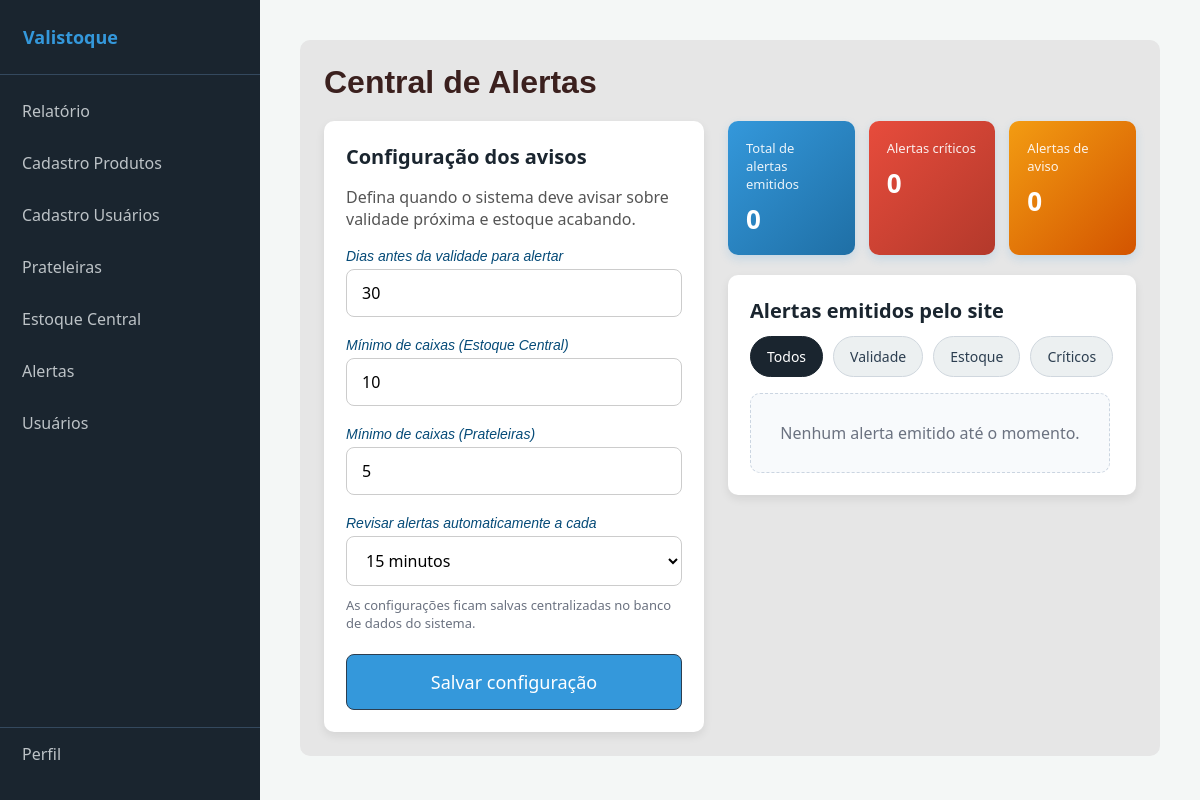
The page /paginas/alertas.php on the database its author committed.
### tables this page shows
CREATE TABLE `alertas` (
  `id` int NOT NULL AUTO_INCREMENT,
  `dias_antes_validade` int NOT NULL DEFAULT '30',
  `caixas_minimas_central` int NOT NULL DEFAULT '10',
  `caixas_minimas_prateleira` int NOT NULL DEFAULT '5',
  `intervalo_minutos` int NOT NULL DEFAULT '15',
  `updated_at` datetime NOT NULL DEFAULT CURRENT_TIMESTAMP ON UPDATE CURRENT_TIMESTAMP,
  `id_estoque_fk` int DEFAULT NULL,
  PRIMARY KEY (`id`),
  KEY `id_estoque_idx` (`id_estoque_fk`),
  CONSTRAINT `id_estoque` FOREIGN KEY (`id_estoque_fk`) REFERENCES `estoque` (`id_estoque`)
);

### paginas/alertas.php (the view, shortened to what this page needs)
<?php
require_once __DIR__ . "/../php/config.php";
try {
    $stmt = $pdo->query("SELECT * FROM alertas WHERE id = 1");
    $dados_atuais = $stmt->fetch(PDO::FETCH_ASSOC);
} catch (PDOException $e) {
    $dados_atuais = null;
}
?>
<!DOCTYPE html>
<html lang="pt-BR">
<head>
    <link rel="stylesheet" href="../css/style.css">
    <link rel="stylesheet" href="../css/alertas.css">
</head>
<body>
<nav class="nav">
    <div class="header-nav">Valistoque</div>
    <ul>
        <li><a href="relatorio.html">Relatório</a></li>
        <li><a href="produtos.php">Cadastro Produtos</a></li>
        <li><a href="usuarios.php">Cadastro Usuários</a></li>
        <li><a href="prateleira.html">Prateleiras</a></li>
        <li><a href="estoque.php">Estoque Central</a></li>
        <li><a href="alertas.php">Alertas</a></li>
        <li><a href="ListaUsuarios.php">Usuários</a></li>
        <li style="margin-top: auto; border-top: 1px solid #34495e;">
            <a href="perfil.html">Perfil</a>
        </li>
    </ul>
</nav>
<main>
    <div id="secao-alertas">
        <div class="alertas-page">
            <div class="secao-header">
                <h1>Central de Alertas</h1>
            </div>
            <div class="alertas-grid">
                <div class="alertas-card">
                    <h2>Configuração dos avisos</h2>
                    <p>Defina quando o sistema deve avisar sobre validade próxima e estoque acabando.</p>
                    <form method="POST" action="alertas.php" id="form-config-alertas">
                        <label for="dias-alerta-validade">Dias antes da validade para alertar</label>
                        <input type="number" id="dias-alerta-validade" name="dias_antes_validade" min="1" required
                               value="<?php echo htmlspecialchars($dados_atuais['dias_antes_validade'] ?? '30'); ?>">
                        <label for="caixas-alerta-central">Mínimo de caixas (Estoque Central)</label>
                        <input type="number" id="caixas-alerta-central" name="caixas_minimas_central" min="1" required
                               value="<?php echo htmlspecialchars($dados_atuais['caixas_minimas_central'] ?? '10'); ?>">
                        <label for="caixas-alerta-prateleira">Mínimo de caixas (Prateleiras)</label>
                        <input type="number" id="caixas-alerta-prateleira" name="caixas_minimas_prateleira" min="1" required
                               value="<?php echo htmlspecialchars($dados_atuais['caixas_minimas_prateleira'] ?? '5'); ?>">
                        <label for="intervalo-alerta">Revisar alertas automaticamente a cada</label>
                        <select id="intervalo-alerta" name="intervalo_minutos" required>
                            <?php
                            $opcoes_minutos = [5, 10, 15, 30, 60];
                            $intervalo_salvo = (int)($dados_atuais['intervalo_minutos'] ?? 15);
                            foreach ($opcoes_minutos as $min):
                                $selected = ($intervalo_salvo === $min) ? 'selected' : '';
                                echo "<option value='$min' $selected>$min minutos</option>";
                            endforeach;
                            ?>
                        </select>
                        <div class="texto-auxiliar">As configurações ficam salvas centralizadas no banco de dados do sistema.</div>
                        <button type="submit">Salvar configuração</button>
                    </form>
                </div>
                <div>
                    <div class="alertas-resumo">
                        <div class="resumo-box">
                            <span>Total de alertas emitidos</span>
                            <strong id="resumo-total-alertas">0</strong>
                        </div>
                        <div class="resumo-box alerta-critico">
                            <span>Alertas críticos</span>
                            <strong id="resumo-alertas-criticos">0</strong>
                        </div>
                        <div class="resumo-box alerta-aviso">
                            <span>Alertas de aviso</span>
                            <strong id="resumo-alertas-aviso">0</strong>
                        </div>
                    </div>
                    <div class="historico-alertas">
                        <div class="historico-header">
                            <h2>Alertas emitidos pelo site</h2>
                            <div class="filtros-alerta">
                                <button type="button" class="filtro-btn ativo" data-filtro="todos" onclick="filtrarAlertas('todos')">Todos</button>
                                <button type="button" class="filtro-btn" data-filtro="validade" onclick="filtrarAlertas('validade')">Validade</button>
                                <button type="button" class="filtro-btn" data-filtro="estoque" onclick="filtrarAlertas('estoque')">Estoque</button>
                                <button type="button" class="filtro-btn" data-filtro="critico" onclick="filtrarAlertas('critico')">Críticos</button>
                            </div>
                        </div>
                        <div class="lista-alertas-completa" id="lista-alertas-completa"></div>
                    </div>
                </div>
            </div>
        </div>
    </div>
</main>
</body>
</html>

### css/style.css (style rules this page uses)
* { margin: 0; padding: 0; box-sizing: border-box; font-family: 'Segoe UI', Tahoma, Geneva, Verdana, sans-serif; }
body { background-color: #f4f7f6; padding-left: 260px; }
.nav { width: 260px; height: 100vh; background-color: #1a252f; position: fixed; left: 0; top: 0; z-index: 1000; display: flex; flex-direction: column; }
.header-nav { padding: 25px 23px; color: #3498db; font-size: 18px; font-weight: bold; border-bottom: 1px solid #34495e; }
.nav ul { list-style: none; margin-top: 10px; display: flex; flex-direction: column; flex-grow: 1; padding-bottom: 20px; }
.nav ul li a { display: block; color: #bdc3c7; padding: 15px 22px; text-decoration: none; transition: all 0.3s ease; cursor: pointer; }

### css/alertas.css (style rules this page uses)
main { padding: 40px; }
.alertas-page { background-color: #e6e6e6; padding: 24px; border-radius: 10px; }
.alertas-grid { display: grid; grid-template-columns: minmax(320px, 380px) 1fr; gap: 24px; align-items: start; }
.alertas-card { background: #fff; border-radius: 10px; padding: 22px; box-shadow: 0 4px 10px rgba(0,0,0,0.08); }
.alertas-card h2 { font-size: 20px; margin-bottom: 16px; color: #1a252f; }
.alertas-card p { color: #555; margin-bottom: 18px; }
.alertas-card button { margin-top: 6px; }
.alertas-resumo { display: grid; grid-template-columns: repeat(3, 1fr); gap: 14px; margin-bottom: 20px; }
.resumo-box { background: linear-gradient(135deg, #3498db, #1f6fa5); color: #fff; border-radius: 10px; padding: 18px; box-shadow: 0 4px 10px rgba(52, 152, 219, 0.18); }
.resumo-box.alerta-critico { background: linear-gradient(135deg, #e74c3c, #b3392b); }
.resumo-box.alerta-aviso { background: linear-gradient(135deg, #f39c12, #d35400); }
.resumo-box span { display: block; font-size: 13px; opacity: 0.9; margin-bottom: 8px; }
.resumo-box strong { font-size: 26px; }
.historico-alertas { background: #fff; border-radius: 10px; padding: 22px; box-shadow: 0 4px 10px rgba(0,0,0,0.08); }
.historico-header { display: flex; align-items: center; justify-content: space-between; gap: 12px; flex-wrap: wrap; margin-bottom: 16px; }
.historico-header h2 { margin: 0; font-size: 20px; color: #1a252f; }
.filtros-alerta { display: flex; gap: 10px; flex-wrap: wrap; }
.filtro-btn { width: auto; padding: 10px 16px; border-radius: 999px; background: #ecf0f1; color: #2c3e50; border: 1px solid #d0d7de; font-size: 14px; }
.filtro-btn.ativo { background: #1a252f; color: #fff; border-color: #1a252f; }
.lista-alertas-completa { display: flex; flex-direction: column; gap: 14px; max-height: 620px; overflow-y: auto; padding-right: 4px; }
.texto-auxiliar { font-size: 13px; color: #6b7280; margin-top: -10px; margin-bottom: 16px; }
label { display: block; font-family: sans-serif; font-style: italic; color: #064b78; margin-bottom: 5px; font-size: 14px; }
input, select { width: 100%; padding: 12px 15px; margin-bottom: 20px; border: 1px solid #ccc; border-radius: 8px; font-size: 16px; box-sizing: border-box; background-color: #fff; }
button { width: 100%; background-color: #3498db; color: #ffffff; border-radius: 8px; font-size: 18px; padding: 15px; border: 1px solid #2c3e50; cursor: pointer; transition: background 0.3s; }
h1 { font-family: sans-serif; font-weight: bold; margin-bottom: 20px; color: #3b201e; }

### rows shown on the page
alertas: dias_antes_validade "30", caixas_minimas_central "10", caixas_minimas_prateleira "5", intervalo_minutos "15 minutos"
